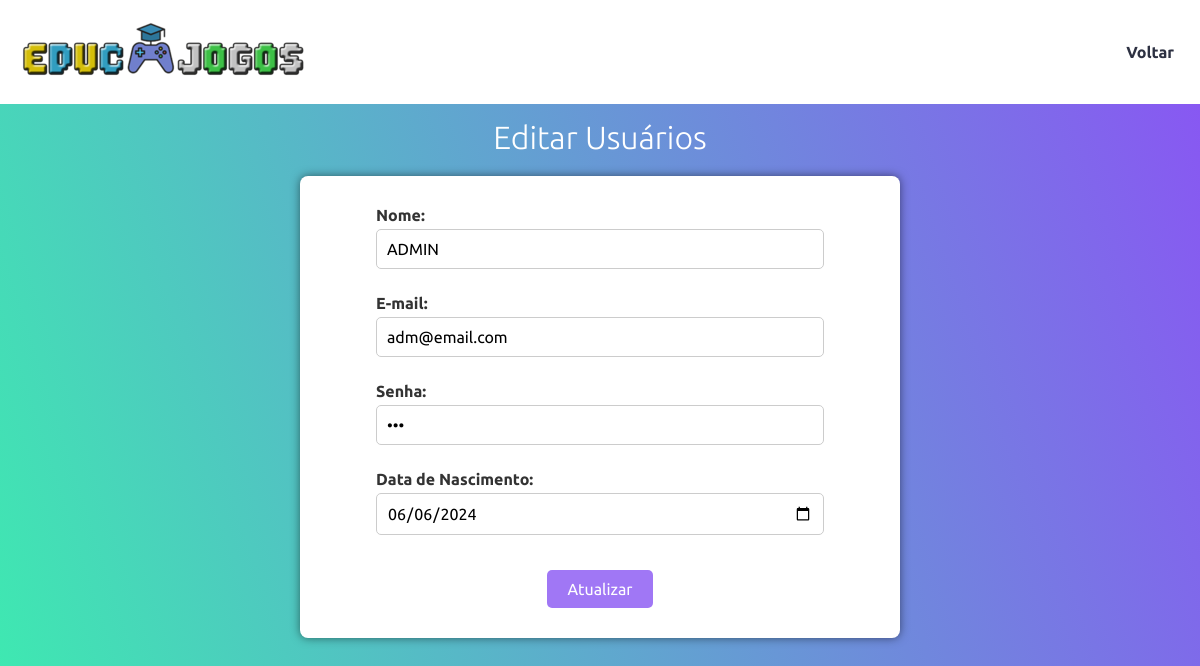
Page /crud_usuario/editar_usuario.php?id=1 on the committed database.
### tables this page shows
CREATE TABLE `usuarios` (
  `id` int(11) NOT NULL,
  `nome` varchar(255) NOT NULL,
  `email` varchar(255) NOT NULL,
  `senha` varchar(255) NOT NULL,
  `data_nascimento` date NOT NULL,
  `tipo` enum('ADMIN','USUARIO') NOT NULL
);

### crud_usuario/editar_usuario.php (the view, shortened to what this page needs)
<?php
require '../conn/conexao.php';
$sucesso_msg = $error_msg = $info_msg = array();
$usuario_id = isset($_GET['id']) ? $_GET['id'] : '';
if (!empty($usuario_id)) {
    $query = "SELECT nome, email, senha, data_nascimento FROM usuarios WHERE id = :usuario_id";
    $stmt = $conn->prepare($query);
    $stmt->bindValue(':usuario_id', $usuario_id, PDO::PARAM_INT);
    if ($stmt->execute()) {
        $usuario = $stmt->fetch(PDO::FETCH_ASSOC);
    } else {
        $error_msg[] = 'Erro ao recuperar os dados do usuário!';
    }
}
?>
<!DOCTYPE html>
<html lang="pt-br">
<head>
    <link href="../css/boot.css" rel="stylesheet" />
    <link href="../css/style.css" rel="stylesheet" />
    <link rel="stylesheet" href="../css/formulario.css">
    <link rel="stylesheet" href="../css/artigos.css">
</head>
<body>
    <header class="main_header">
        <div class="main_header_content">
            <a href="../index.php" class="logo">
                <img src="../img/logo3.png" alt="Home EDUC JOGOS">
            </a>
            <nav class="main_header_content_menu">
                <ul>
                    <li><a href="../crud_usuario/listar_usuario.php">Voltar</a></li>
                </ul>
            </nav>
        </div>
    </header>
    <h1>Editar Usuários</h1>
    <div class="container">
        <form action="" method="post">
            <div class="form-group">
                <label for="nome">Nome:</label>
                <input type="text" name="nome" placeholder="Informe Nome" value="<?php echo isset($usuario['nome']) ? htmlspecialchars($usuario['nome']) : ''; ?>" required>
            </div>
            <div class="form-group">
                <label for="email">E-mail:</label>
                <input type="email" name="email" placeholder="Informe E-mail" value="<?php echo isset($usuario['email']) ? htmlspecialchars($usuario['email']) : ''; ?>" required>
            </div>
            <div class="form-group">
                <label for="senha">Senha:</label>
                <input type="password" name="senha" placeholder="Informe Senha" value="<?php echo isset($usuario['senha']) ? htmlspecialchars($usuario['senha']) : ''; ?>" required>
            </div>
            <div class="form-group">
                <label for="dtNasc">Data de Nascimento:</label>
                <input type="date" name="dtNasc" value="<?php echo isset($usuario['data_nascimento']) ? $usuario['data_nascimento'] : ''; ?>" required>
            </div>
            <div class="form-group_btn">
                <button type="submit">Atualizar</button>
            </div>
        </form>
    </div>
</body>
</html>

### css/boot.css (style rules this page uses)
* { padding: 0; margin: 0; box-sizing: border-box; text-decoration: none; font-size: 1em; font-family: 'Ubuntu', sans-serif; }

### css/style.css (style rules this page uses)
body { background: linear-gradient(72deg, #3DEBB0 1%, #8956F3 99%); }
.main_header { width: 100%; background: #fff; }
html { scroll-behavior: smooth; }
.main_header .main_header_content { max-width: 1300px; margin: 0 auto; display: flex; flex-wrap: wrap; }
.main_header .main_header_content .logo { flex-basis: 330px; padding: 20px; width: 290px; }
.main_header .main_header_content .main_header_content_menu { flex-basis: calc(100% - 330px); display: flex; justify-content: flex-end; }
.main_header_content_menu ul { display: flex; align-items: stretch; font-weight: 600; }
.main_header_content_menu ul li { list-style: none; display: flex; align-items: center; }
.main_header_content_menu ul li a { padding: 0 26px; display: flex; align-items: center; height: 100%; color: #2d3142; }

### css/formulario.css (style rules this page uses)
body { background: linear-gradient(72deg, #3DEBB0 1%, #8956F3 99%); background-size: 100% 100%; min-height: 100vh; }
.main_header { width: 100%; background: #fff; }
.main_header .main_header_content { max-width: 1300px; margin: 0 auto; display: flex; flex-wrap: wrap; }
.main_header .main_header_content .logo { flex-basis: 330px; padding: 20px; width: 290px; }
.main_header .main_header_content .main_header_content_menu { flex-basis: calc(100% - 330px); display: flex; justify-content: flex-end; }
.main_header_content_menu ul { display: flex; align-items: stretch; font-weight: 600; }
.main_header_content_menu ul li { list-style: none; display: flex; align-items: center; }
.main_header_content_menu ul li a { padding: 0 26px; display: flex; align-items: center; height: 100%; color: #2d3142; }
.container { max-width: 1200px; margin: 20px auto; background-color: #fff; padding: 20px; border-radius: 8px; box-shadow: 0 0 10px rgba(0, 0, 0, 0.5); }
h1 { text-align: center; font-size: 2em; color: #fff; font-weight: 300; margin-top: 15px; }
form { display: flex; flex-wrap: wrap; }
.form-group { flex: 1; margin-bottom: 15px; margin: 10px; width: 90%; }
.form-group input { border: 1px solid #ccc; padding: 8px; border-radius: 5px; font-size: 16px; box-sizing: border-box; }
label { display: block; margin-bottom: 5px; }
.form-group_btn { flex: 1; margin-bottom: 15px; margin: 10px; width: 90%; justify-content: center; align-items: center; }
button { background-color: #824ef2; border: none; color: #fff; font-size: 16px; padding: 10px 20px; border-radius: 5px; opacity: 0.8; cursor: pointer; }

### css/artigos.css (style rules this page uses)
.container { max-width: 600px; width: 100%; margin: 20px auto; background-color: #fff; padding: 20px; border-radius: 8px; box-shadow: 0 0 10px rgba(0, 0, 0, 0.5); display: flex; flex-direction: column; align-items: center; }
h1 { text-align: center; font-size: 2em; color: #fff; font-weight: 300; margin-top: 15px; }
form { display: flex; flex-direction: column; width: 100%; align-items: center; }
.form-group { display: flex; flex-direction: column; margin-bottom: 15px; width: 80%; align-items: center; }
.form-group input, .form-group textarea, .form-group select { border: 1px solid #ccc; padding: 10px; border-radius: 5px; font-size: 16px; box-sizing: border-box; width: 100%; }
label { display: block; margin-bottom: 5px; font-weight: bold; color: #333; width: 100%; }
.form-group_btn { display: flex; justify-content: center; align-items: center; width: 80%; margin-top: 20px; }
button { background-color: #8956F3; border: none; color: #fff; font-size: 16px; padding: 10px 20px; border-radius: 5px; opacity: 0.8; cursor: pointer; }

### rows in the picture
usuarios: nome "ADMIN", email "adm@email.com", dtNasc "06/06/2024"
